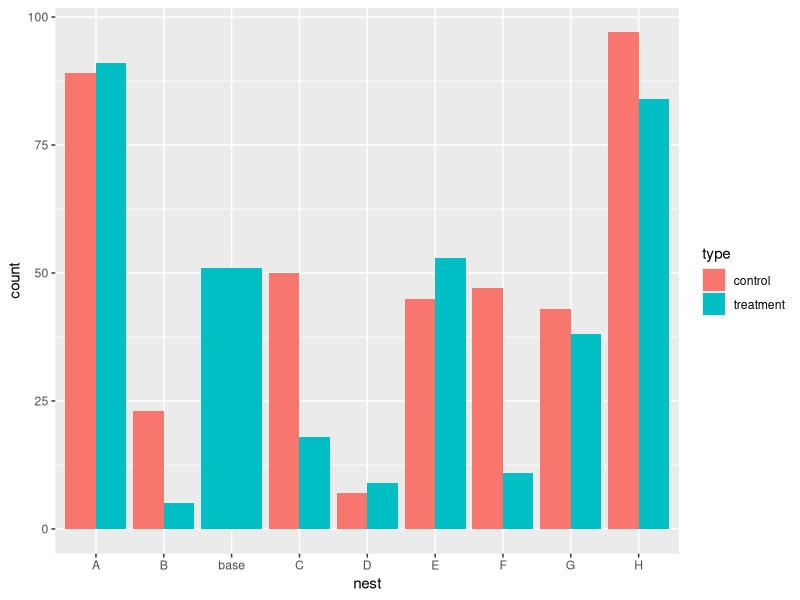
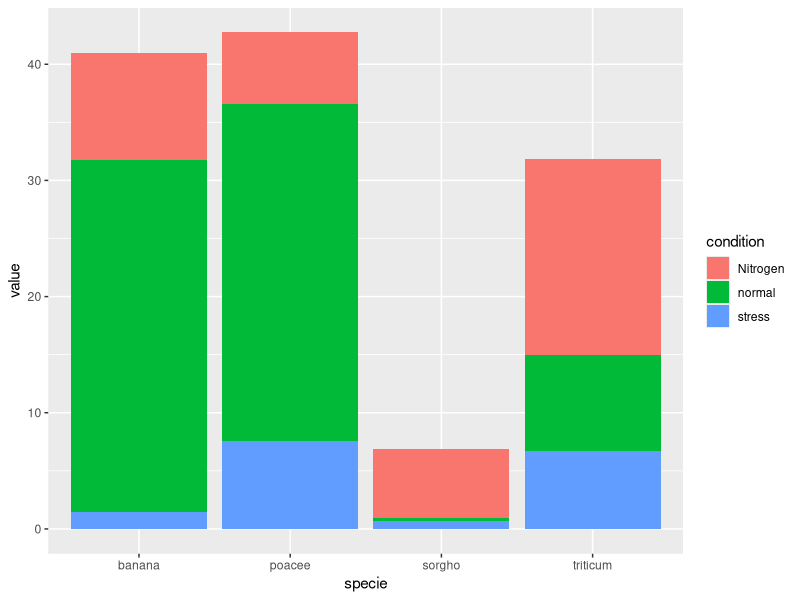
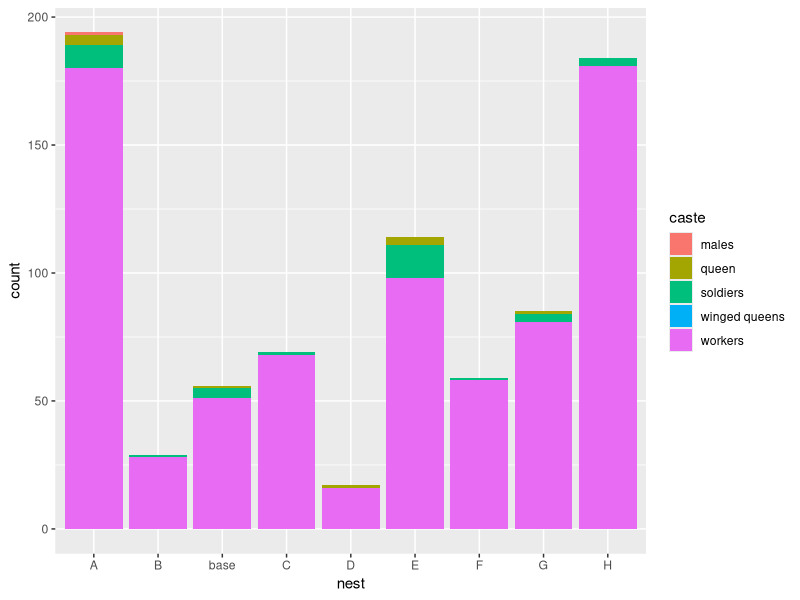

Generate these figures, in order, with R:
## ---- chunk 1
library(tidyverse)
library(ggplot2)
## ---- chunk 2
ants_wide <- read_csv("Competition experiment data - Tidy Census.csv")
## ---- chunk 3
# create a dataset by making data long
ants <- ants_wide %>% 
  pivot_longer(c(`workers`, `soldiers`, `queen`, `winged queens`, `males`), names_to = "caste", values_to = "count")
## ---- chunk 4
#make a tibble of the colony's nests
pw399 <- ants %>% 
  filter(`colony name` == "PW399", nest != "dead", nest != "outside")
## ---- chunk 5
#bar plot attempt
#https://statisticsglobe.com/draw-grouped-barplot-in-r
#Grouped barplot using ggplot2
#Should compare the two dates in pairs, once that data is collected. I do not know how to make the bars show soldier vs worker. I do not know how to make the key specify which is control and which is competitor. 

pw399 %>% ggplot(                                      
       aes(x = nest,
           y = count,
           fill = type)) +
  geom_bar(stat = "identity",
           position = "dodge")
## ---- chunk 6
#example from https://r-graph-gallery.com/48-grouped-barplot-with-ggplot2\

# create a dataset
specie <- c(rep("sorgho" , 3) , rep("poacee" , 3) , rep("banana" , 3) , rep("triticum" , 3) )
condition <- rep(c("normal" , "stress" , "Nitrogen") , 4)
value <- abs(rnorm(12 , 0 , 15))
data <- data.frame(specie,condition,value)
 
# Stacked
ggplot(data, aes(fill=condition, y=value, x=specie)) + 
    geom_bar(position="stack", stat="identity")

## ---- chunk 7
#my attempt:
#TODO
 
# Stacked
ggplot(pw399, aes(fill=caste, y=count, x=nest)) + 
    geom_bar(position="stack", stat="identity")
